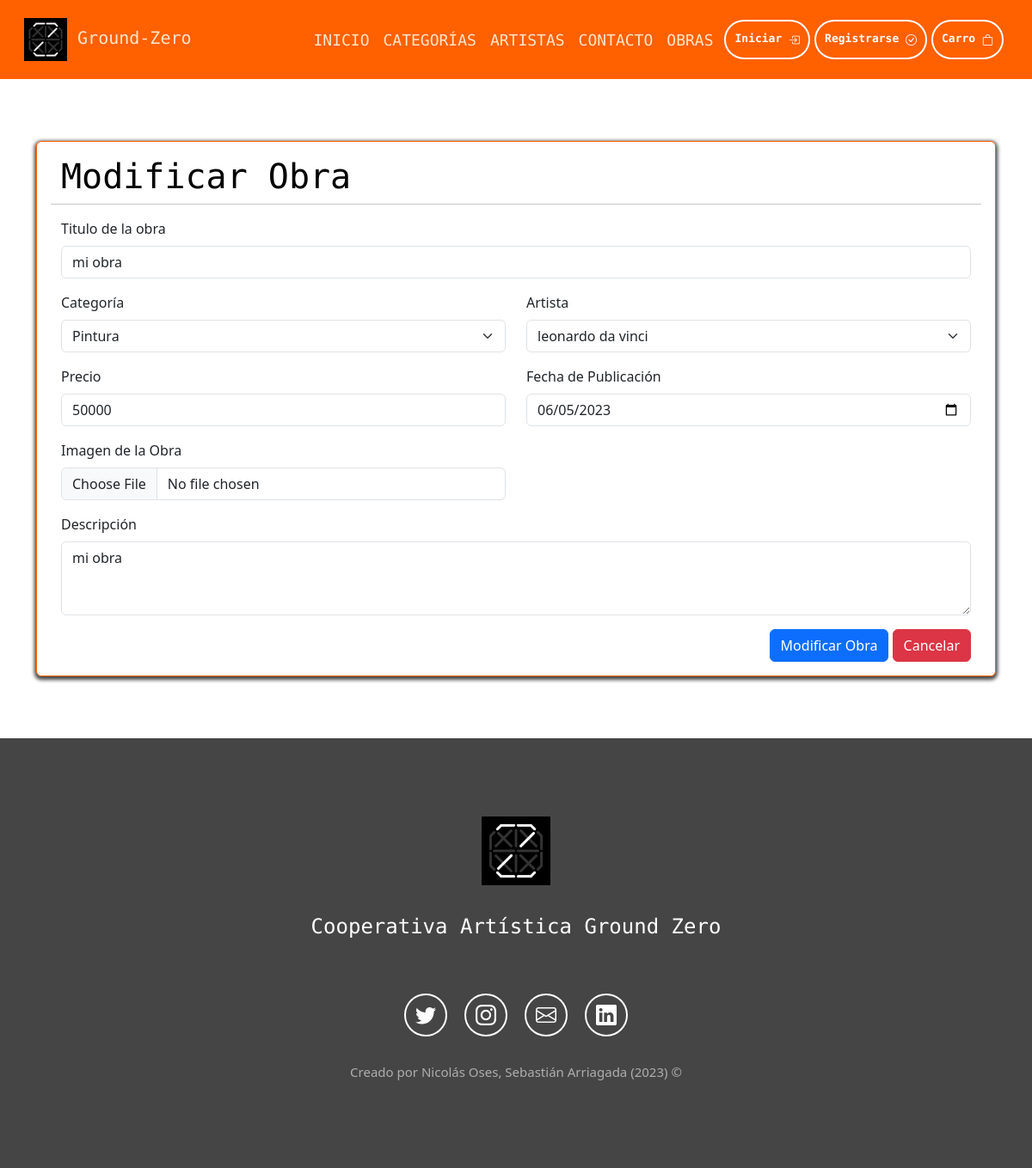
The page /modificar-obras/1 on the database its author committed.
### aplicacion/models.py (models this page shows, shortened)
class Obra(models.Model):
    titulo            = models.CharField(max_length=50)
    precio            = models.IntegerField()
    descripcion       = models.TextField()
    fecha_publicacion = models.DateField()
    imagen            = models.ImageField(upload_to="productos", null = True)
    url               = models.CharField(max_length=50, blank=True, null= True)
    categoria         = models.ForeignKey(Categoria, on_delete = models.PROTECT)
    artista           = models.ForeignKey(Artista, on_delete = models.PROTECT)

### aplicacion/views.py (the view, shortened to what this page needs)
# urls.py: path('modificar-obras/<id>', views.modificar_obras, name='modificar_obras'),
def modificar_obras(request, id):
    obra       = get_object_or_404(Obra, id= id)
    categorias = Categoria.objects.all()
    artistas   = Artista.objects.all()
    data = {
        'obra'      : obra,
        'categorias': categorias,
        'artistas'  : artistas,
    }
    return render(request, 'app/plantillas/crud_obras/modificar.html', data)

### aplicacion/models.py (called while the page is built)
  def __str__(self):
    return str(self.nombre)+" "+str(self.apellido_paterno)

    def __str__(self):
        return self.nombre

### aplicacion/templates/app/plantillas/crud_obras/modificar.html (shortened to what this page needs)
{% extends 'app/base.html' %}
{% block contenido %}
<br><br><br>
<section>
  <div class="container">
    <div class="row">
      <div class="col-12">
        <div class="card">
          <div class="card-body">
            {% if obra %}
            <form action="" method="post" enctype="multipart/form-data">
              <div class="container">
                <div class="row">
                  <h1 class="seccion-obra-titulo">Modificar Obra</h1>
                  <hr>
                  <div class="col-12">
                    <div class="mb-3">
                      <label for="titulo" class="form-label">Titulo de la obra</label>
                      <input type="text" name="titulo" class="form-control" id="titulo" placeholder="Titulo" value="{{ obra.titulo }}">
                    </div>
                  </div>
                  <div class="col-6">
                    <div class="mb-3">
                      <label for="categoria" class="form-label">Categoría</label>
                      <select class="form-select" name="categoria" id="categoria">
                        {% for c in categorias %}
                          {% if c.id == obra.categoria.id %}
                            <option value="{{ c.id }}" selected>{{ c }}</option>
                          {% else %}
                            <option value="{{ c.id }}">{{ c }}</option>
                          {% endif %}
                        {% endfor %}
                      </select>
                    </div>
                  </div>
                  <div class="col-6">
                    <div class="mb-3">
                      <label for="artista" class="form-label">Artista</label>
                      <select class="form-select" name="artista" id="artista">
                        {% for a in artistas %}
                          {% if a.rut == obra.artista.rut %}
                            <option value="{{ a.rut }}" selected>{{ a }}</option>
                          {% else %}
                            <option value="{{ a.rut }}">{{ a }}</option>
                          {% endif %}
                        {% endfor %}
                      </select>
                    </div>
                  </div>
                  <div class="col-6">
                    <div class="mb-3">
                      <label for="precio" class="form-label">Precio</label>
                      <input type="number" name="precio" class="form-control" id="precio" placeholder="Precio" value="{{ obra.precio }}">
                    </div>
                  </div>
                  <div class="col-6">
                    <div class="mb-3">
                      <label for="fecha" class="form-label">Fecha de Publicación</label>
                      <input type="date" name="fecha" class="form-control" id="fecha" value="{{ obra.fecha_publicacion|date:'Y-m-d' }}">
                    </div>
                  </div>
                  <div class="col-6">
                    <div class="mb-3">
                      <label for="imagen" class="form-label">Imagen de la Obra</label><br>
                      <input type="file" name="imagen" class="form-control" value="{{ obra.imagen }}">
                    </div>
                  </div>
                  <div class="col-12">
                    <div class="mb-3">
                      <label for="descripcion" class="form-label">Descripción</label>
                      <textarea class="form-control" name="descripcion" id="descripcion" rows="3">{{ obra.descripcion }}</textarea>
                    </div>
                  </div>
                  <div class="d-flex justify-content-end">
                    <input type="submit" value="Modificar Obra" class="btn btn-primary">
                    <input type="reset" value="Cancelar" class="btn btn-danger">
                  </div>
                </div>
            </form>
            {% endif %}
          </div>
        </div>
      </div>
    </div>
  </div>
</section>
<br><br><br>
{% endblock %}

### aplicacion/static/app/css/style.css (style rules this page uses)
section { display: flex; flex-direction: column; align-items: center; justify-content: center; }
.card { border: 1px solid #FF6000; box-shadow: 0 2px 4px 2px #454545; }
.seccion-obra-titulo { color: black; font-size: 40px; font-family: 'Share Tech Mono', monospace; }

### rows shown on the page
Obra: titulo "mi obra", precio "50000", fecha "06/05/2023", descripcion "mi obra"

### other values the page prints
form field categoria "Pintura"
form field artista "leonardo da vinci"
